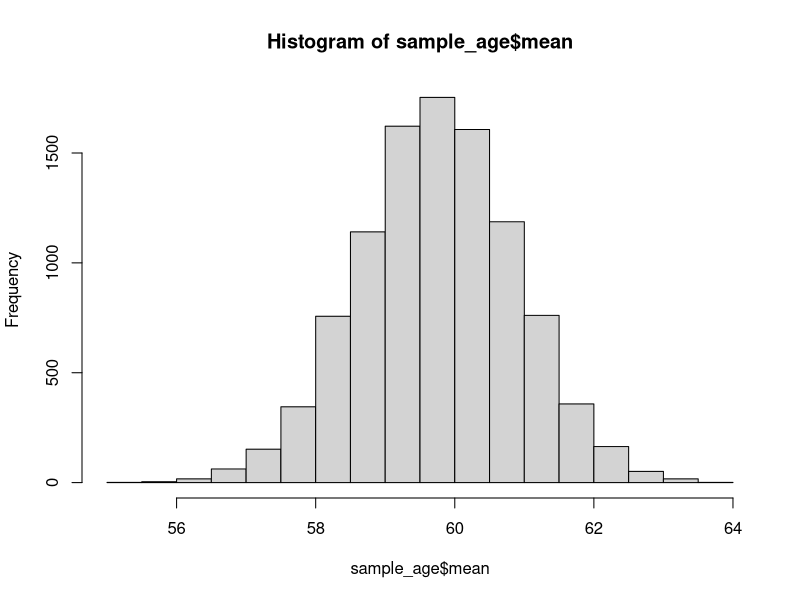

Source code (R):
## ---- chunk 1
knitr::opts_chunk$set(echo = FALSE)
#install.packages('viridis')
#install.packages('survival')
library(viridis)
library(survival)
library(dplyr)

#data() 
colon <- survival::colon 

## ---- chunk 2
# Retira duplicados
#table(colon$id)
table(duplicated(colon$id))
colon_unique <- colon[!duplicated(colon$id),]

# Muestra aleatoria simple utilizando la funcion sample
sample(colon_unique$id, size = 100)

# Muestra aleatoria simple con reemplazo 
sample(colon_unique$id, size = 100, replace = TRUE)
table(duplicated(sample(colon$id, size = 100, replace = TRUE)))

# Muestra aleatoria simple sin reemplazo
sample(colon_unique$id, size = 100, replace = FALSE)
table(duplicated(sample(colon_unique$id, size = 100, replace = FALSE)))
## ---- chunk 3
# se asigna las identificaciones a un vector de valores
muestra <- sample(colon_unique$id, size = 100, replace = FALSE)

# se genera un subconjunto de datos únicamente con las observaciones de la muestra
colon_unique_muestra <- colon_unique[colon_unique$id %in% muestra,]
mean(colon_unique_muestra$age)

# Para "anclar" el proceso aleatorio que genera la muestra, es posible utilizar la función "set.seed" antes de generar la muestra.

set.seed(12345)
muestra <- sample(colon_unique$id, size = 100, replace = FALSE)
colon_unique_muestra <- colon_unique[colon_unique$id %in% muestra,]
mean(colon_unique_muestra$age)

## ---- chunk 4
table(colon_unique$sex)

strat_sample <- colon_unique %>%
                  group_by(sex) %>%
                  sample_n(size = 100)

table(strat_sample$sex)

## Hombres
set.seed(12345)
muestra_h <- sample(colon_unique$id[colon_unique$sex == 1],
                    size = 100,
                    replace = FALSE)

colon_h <- colon_unique[colon_unique$id %in% muestra_h,]
table(colon_h$sex)

## mujeres
set.seed(12345)
muestra_m <- sample(colon_unique$id[colon_unique$sex == 0],
                    size = 100,
                    replace = FALSE)

colon_m <- colon_unique[colon_unique$id %in% muestra_m,]
table(colon_m$sex)

## Rbind de las muestras individuales

strat_sample <- rbind(colon_m,colon_h)
table(strat_sample$sex)

## ---- chunk 5
table(colon_unique$sex)

# define una lista en donde guardaremos cada una de las muestras que vamos a generar
lista <- list()
sample_age <- data.frame(sample_id = character(),
                        mean      = numeric(),
                        sd        = numeric(),
                        n         = numeric())

# inicia loop (o bucle). La idea es tomar una muestra aleatoria sin reemplazo 1000 veces.
# para ello utilizamos la estructura de control for

# define el numero de muestras 
n <- 10000

# define el tamaño de muestra
sample_size <- 100

for(i in 1:n){
  lista[[i]] <- colon_unique %>%
                  sample_n(size = sample_size)
  
  loop_aux <- data.frame(sample_id = i,
                        mean       = mean(lista[[i]]$age),
                        sd         = sd(lista[[i]]$age),
                        n          = nrow(lista[[i]]))
  
  sample_age <- rbind(sample_age,loop_aux)
  rm(loop_aux)
}


round(mean(sample_age$mean),2)
round(mean(colon_unique$age),2)

hist(sample_age$mean)
